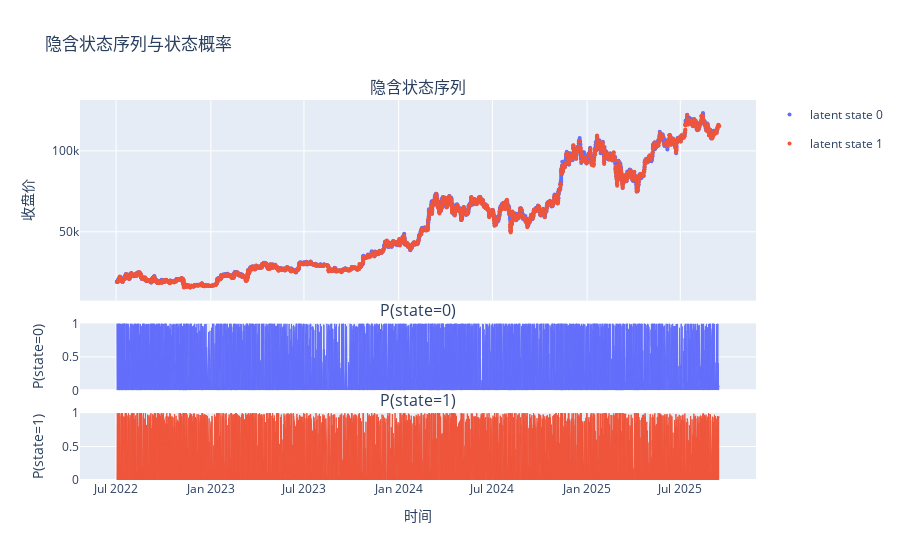

The cell this chart's notebook holds for it:
### Code cell
labeler_L7 = GMMLabeler(merged_bar, 7)
labeler_L7.plot_label_on_candles()

### Figure 1 — Plotly figure (JSON) as saved in the notebook; plotly's stock layout.template omitted (floating-point values rounded to 4 significant figures; data arrays with more than 128 entries replaced by an {"elided": "..."} marker saying what was removed)
{"data": [{"legendgroup": "state_0", "marker": {"color": "#636EFA", "size": 4}, "mode": "markers", "name": "latent state 0", "showlegend": true, "x": {"elided": "3585 str values"}, "y": {"elided": "3585 float values"}, "type": "scatter", "xaxis": "x", "yaxis": "y"}, {"legendgroup": "state_1", "marker": {"color": "#EF553B", "size": 4}, "mode": "markers", "name": "latent state 1", "showlegend": true, "x": {"elided": "2260 str values"}, "y": {"elided": "2260 float values"}, "type": "scatter", "xaxis": "x", "yaxis": "y"}, {"fill": "tozeroy", "fillcolor": "#636EFA", "legendgroup": "state_0", "line": {"color": "#636EFA", "width": 1}, "mode": "lines", "name": "P(state=0)", "opacity": 0.7, "showlegend": false, "x": {"elided": "5845 str values"}, "y": {"elided": "5845 float values"}, "type": "scatter", "xaxis": "x2", "yaxis": "y2"}, {"fill": "tozeroy", "fillcolor": "#EF553B", "legendgroup": "state_1", "line": {"color": "#EF553B", "width": 1}, "mode": "lines", "name": "P(state=1)", "opacity": 0.7, "showlegend": false, "x": {"elided": "5845 str values"}, "y": {"elided": "5845 float values"}, "type": "scatter", "xaxis": "x3", "yaxis": "y3"}], "layout": {"xaxis": {"anchor": "y", "domain": [0.0, 1.0], "matches": "x3", "showticklabels": false}, "yaxis": {"anchor": "x", "domain": [0.472, 1.0], "title": {"text": "收盘价"}}, "xaxis2": {"anchor": "y2", "domain": [0.0, 1.0], "matches": "x3", "showticklabels": false}, "yaxis2": {"anchor": "x2", "domain": [0.236, 0.412], "title": {"text": "P(state=0)"}, "range": [0, 1]}, "xaxis3": {"anchor": "y3", "domain": [0.0, 1.0], "title": {"text": "时间"}}, "yaxis3": {"anchor": "x3", "domain": [0.0, 0.176], "title": {"text": "P(state=1)"}, "range": [0, 1]}, "annotations": [{"font": {"size": 16}, "showarrow": false, "text": "隐含状态序列", "x": 0.5, "xanchor": "center", "xref": "paper", "y": 1.0, "yanchor": "bottom", "yref": "paper"}, {"font": {"size": 16}, "showarrow": false, "text": "P(state=0)", "x": 0.5, "xanchor": "center", "xref": "paper", "y": 0.412, "yanchor": "bottom", "yref": "paper"}, {"font": {"size": 16}, "showarrow": false, "text": "P(state=1)", "x": 0.5, "xanchor": "center", "xref": "paper", "y": 0.176, "yanchor": "bottom", "yref": "paper"}], "title": {"text": "隐含状态序列与状态概率"}, "showlegend": true, "hovermode": "x unified"}}
